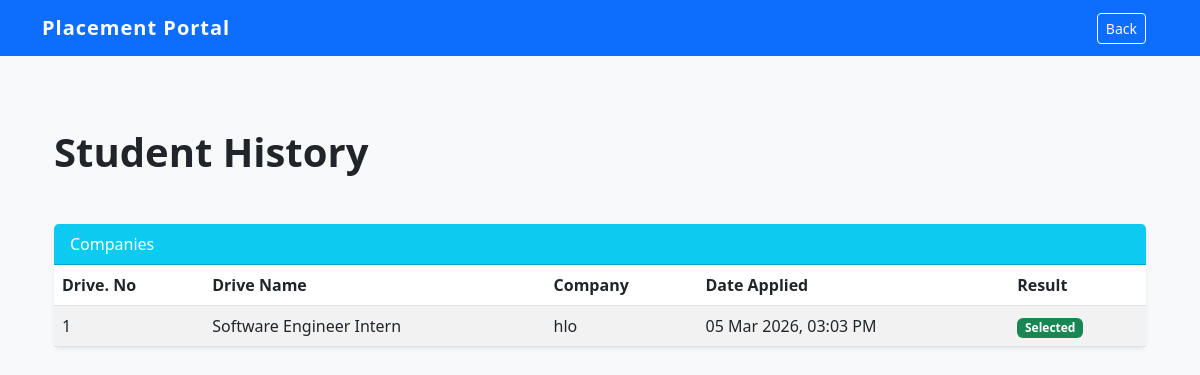
The app's page /student_history (signed in) with its own data.
### models.py (models this page shows)
class Application(db.Model):
    id = db.Column(db.Integer, primary_key=True)
    student_id = db.Column(db.Integer, db.ForeignKey('student.id'), nullable=False)
    drive_id = db.Column(db.Integer, db.ForeignKey('placement_drive.id'), nullable=False)
    status = db.Column(db.String(20), default='Applied')
    date_applied = db.Column(db.DateTime, default=datetime.now(timezone.utc))
    is_active = db.Column(db.Boolean, default=True)

class PlacementDrive(db.Model):
    id = db.Column(db.Integer, primary_key=True)
    job_title = db.Column(db.String(100), nullable=False)
    description = db.Column(db.Text)
    eligibility= db.Column(db.Text)
    deadline = db.Column(db.String(20))
    status = db.Column(db.String(20), default='Pending')
    is_active = db.Column(db.Boolean, default=True)
    company_id = db.Column(db.Integer, db.ForeignKey('company.id'), nullable=False)
    applications = db.relationship('Application', backref='drive', lazy=True, cascade="all, delete-orphan")

class Company(db.Model):
    id = db.Column(db.Integer, primary_key=True)
    name = db.Column(db.String(100), unique=True, nullable=False)
    email = db.Column(db.String(100), unique=True, nullable=False)
    password = db.Column(db.String(50), unique=True, nullable=False)
    website = db.Column(db.String(100))
    hr_contact = db.Column(db.String(15))
    description = db.Column(db.Text)
    status = db.Column(db.String(20), default='Pending')
    is_active = db.Column(db.Boolean, default=True)
    drives = db.relationship('PlacementDrive', backref='company', lazy=True, cascade="all, delete-orphan")

### app.py (the view)
@app.route('/student_history')
def student_history():
    if session.get('role') != 'student':
        return redirect(url_for('login'))
    student = Student.query.get(session.get('user_id'))
    applications = Application.query.filter_by(student_id=student.id).all()
    return render_template('student/student_history.html', student=student, applications=applications)

### app.py (called while the page is built)
@app.after_request
def add_header(response):
    response.headers['Cache-Control'] = 'no-store, no-cache, must-revalidate, post-check=0, pre-check=0, max-age=0'
    response.headers['Pragma'] = 'no-cache'
    response.headers['Expires'] = '-1'
    return response

### templates/student/student_history.html
{% extends 'base.html' %}
{% block extra_nav %}
<div class = "container">
    <a href = "{{ url_for('student_dashboard') }}" class = "btn btn-outline-light btn-sm">Back</a>
{% endblock %}
{% block content %}
<div class = "container-fluid py-4">
    <div class="d-flex justify-content-between align-items-center mb-4">
        <h1 class = "fw-bold mb-4">Student History</h1>
    </div>
    <div class = "card shadow-sm mb-4">
        <div class = "card-header bg-info text-white">Companies</div>
        <div class = "card-body p-0">
            <div class = "table-responsive">
                <table class = "table table-striped align-middle mb-0">
                    <thead class = "table">
                        <tr>
                            <th>Drive. No</th>
                            <th>Drive Name</th>
                            <th>Company</th>
                            <th>Date Applied</th>
                            <th>Result</th>
                        </tr>
                    </thead>
                    <tbody>
                        {% for a in applications %}
                        <tr>
                            <td>{{ loop.index }}</td>
                            <td>{{ a.drive.job_title }}</td>
                            <td>{{ a.drive.company.name }}</td>
                            <td>{{ a.date_applied.strftime("%d %b %Y, %I:%M %p") }}</td>
                            <td>
                                <span class = "badge
                                    {% if a.status == 'Selected' %}bg-success
                                    {% elif a.status == 'Rejected' %}bg-danger
                                    {% elif a.status == 'Shortlisted' %}bg-warning
                                    {% else %}bg-secondary{% endif %}">
                                    {{ a.status }}
                                </span>
                            </td>
                        </tr>
                        {% else %}
                        <tr>
                            <td class = "text-center " colspan = 5>No application history found.</td>
                        </tr>
                        {% endfor %}
                    </tbody>
                </table>
            </div>
        </div>
    </div>
</div>
{% endblock %}

### static/style.css (style rules this page uses)
:root { --primary-color: #0d6efd; --success-color: #198754; --error-red: #dc3545; }
body { font-family: 'Segoe UI', Tahoma, Geneva, Verdana, sans-serif; background-color: #f8f9fa; }
.card { border: none; transition: transform 0.3s ease, box-shadow 0.3s ease; }

### records on screen
Application: drive.job_title "Software Engineer Intern", drive.company.name "hlo", date_applied "05 Mar 2026, 03:03 PM", status "Selected"
